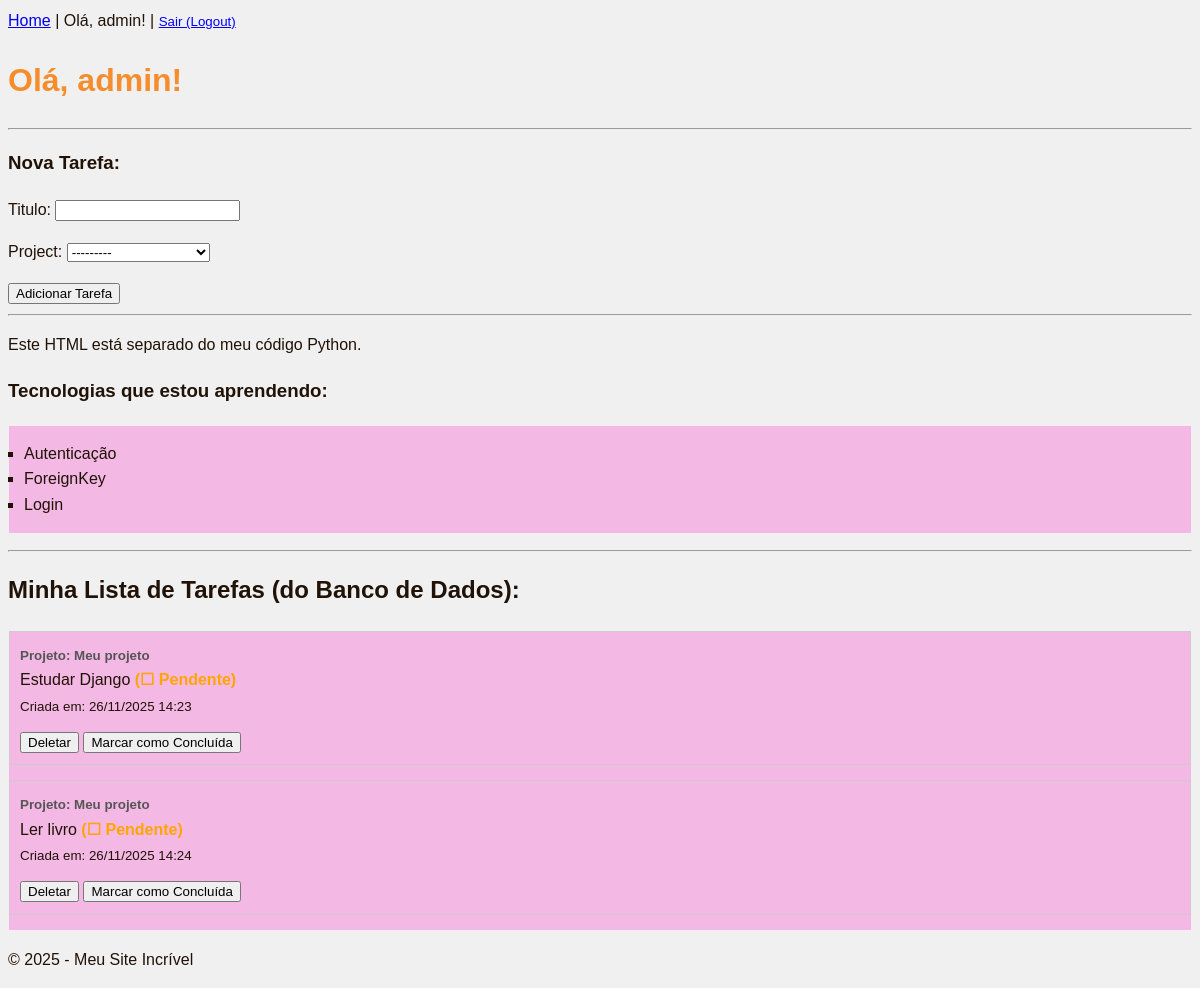
The app's page / (signed in) with its own data.
### projects/models.py (models this page shows)
class Project(models.Model):
    user = models.ForeignKey(User, on_delete=models.CASCADE)
    titulo = models.CharField(max_length=100)
    def __str__(self):
       return self.titulo

### core/models.py (models this page shows, shortened)
class Tarefa(models.Model):
    user = models.ForeignKey(User, on_delete=models.CASCADE)
    project = models.ForeignKey(Project, on_delete=models.CASCADE, related_name='tarefas')
    titulo = models.CharField(max_length=200) #equivale a TEXT no SQL
    concluida = models.BooleanField(default=False) #equivale a bool
    criada_em = models.DateTimeField(auto_now_add=True)

### core/views.py (the view)
# urls.py: path('', views.home, name='home'),
@login_required
def home(request):
    if request.method == 'POST':
        form = TarefaForm(request.POST, user=request.user)
        if form.is_valid():
                tarefa = form.save(commit=False)
                tarefa.user = request.user
                tarefa.save()
                return redirect('home')
    else:
       form = TarefaForm(user=request.user)
    todas_as_tarefas = Tarefa.objects.filter(user=request.user).order_by('-criada_em')
    todas_as_tarefas = Tarefa.objects.all()
    todas_as_execucao = Execucao.objects.all()
    context = {
        'nome_usuario': request.user.username,
        'tecnologias': ['Autenticação', 'ForeignKey', 'Login'],
        'tarefas' : todas_as_tarefas,
        'execucoes' : todas_as_execucao,
        'form' : form,
    }
    return render(request, 'home.html', context)

### core/forms.py
class TarefaForm(forms.ModelForm):
    def __init__(self, *args, **kwargs):
        user = kwargs.pop('user', None)
        super(TarefaForm, self).__init__(*args, **kwargs)
        if user:
            self.fields['project'].queryset = Project.objects.filter(user=user)
    class Meta:
        model = Tarefa
        fields = ['titulo', 'project']

### templates/home.html (shortened to what this page needs)
{% extends 'base.html' %}
{% block content %}
<h1>Olá, {{ nome_usuario }}!</h1>
<hr>
<h3>Nova Tarefa:</h3>
<form method="POST">
    {{ form.as_p }}
    <button type="submit">Adicionar Tarefa</button>
</form>
<hr />
<p>Este HTML está separado do meu código Python.</p>
<h3>Tecnologias que estou aprendendo:</h3>
<ul>
    {% for tec in tecnologias %}
    <li>{{ tec }}</li>
    {% endfor %}
</ul>
<hr />
  <h2>Minha Lista de Tarefas (do Banco de Dados):</h2>
  <ul style="list-style: none; padding: 0;">
    {% for tarefa in tarefas %}
      <li style="margin-bottom: 15px; border: 1px solid #ccc; padding: 10px;">
        <small style="font-weight: bold; color: #555;">
          Projeto: {{ tarefa.project.titulo }}
        </small>
        <br>
        {{ tarefa.titulo }}
        {% if tarefa.concluida %}
          <strong style="color: green;">(✓ Concluída)</strong>
        {% else %}
          <strong style="color: orange;">(☐ Pendente)</strong>
        {% endif %}
        <br />
        <small>Criada em: {{ tarefa.criada_em|date:'d/m/Y H:i' }}</small> <div style="margin-top:
10px;">
          <form action="{% url 'deletar_tarefa' tarefa.pk %}" method="POST" style="display: inline;">
            <button type="submit">Deletar</button>
          </form>
          {% if not tarefa.concluida %}
            <form action="{% url 'concluir_tarefa' tarefa.pk %}" method="POST" style="display:
inline;">
              <button type="submit">Marcar como Concluída</button>
            </form>
          {% endif %}
        </div>
      </li>
    {% empty %}
      <li>Você ainda não tem tarefas cadastradas.</li>
    {% endfor %}
  </ul>
{% endblock %}

### templates/base.html (shortened to what this page needs)
{% load static %}
<!DOCTYPE html>
<html lang="pt-br">
    <head>
        <link rel="stylesheet" href="{% static 'css/style.css' %}">
    </head>
    <body>
        <header>
            <nav>
                 <a href="{% url 'home' %}">Home</a> |
                {% if user.is_authenticated %}
                <span>Olá, {{ user.username }}!</span> |
                <form action="{% url 'logout' %}" method="POST" style="display: inline;">
                <button type="submit" style="background:none; border:none;
padding:0; color:blue; text-decoration:underline; cursor:pointer;">Sair (Logout)</button>
          </form>
        {% else %}
          <a href="{% url 'login' %}">Entrar (Login)</a> |
          <a href="{% url 'register' %}">Cadastre-se</a>
        {% endif %}
            </nav>
        </header>
        <main>
            {% block content %}
            {% endblock %}
        </main>
        <footer>
            <p>© 2025 - Meu Site Incrível</p>
        </footer>
    </body>
</html>

### static/css/style.css (style rules this page uses)
body { font-family: Arial, sans-serif; background-color: #f0f0f0; color: #201206; line-height: 1.6; }
h1 { color: #f58d2d; }
ul { background-color: #f3b8e4; border: 1px solid #f8eaf7; padding: 15px; }
li { list-style-type: square; }

### records on screen
Tarefa: project.titulo "Meu projeto", titulo "Estudar Django", concluida "(☐ Pendente)", criada_em "26/11/2025 14:23"
Tarefa: project.titulo "Meu projeto", titulo "Ler livro", concluida "(☐ Pendente)", criada_em "26/11/2025 14:24"

### other values on screen
{{ user.username }} "admin"
{{ nome_usuario }} "admin"
{{ tec }} "Autenticação" "ForeignKey" "Login"
